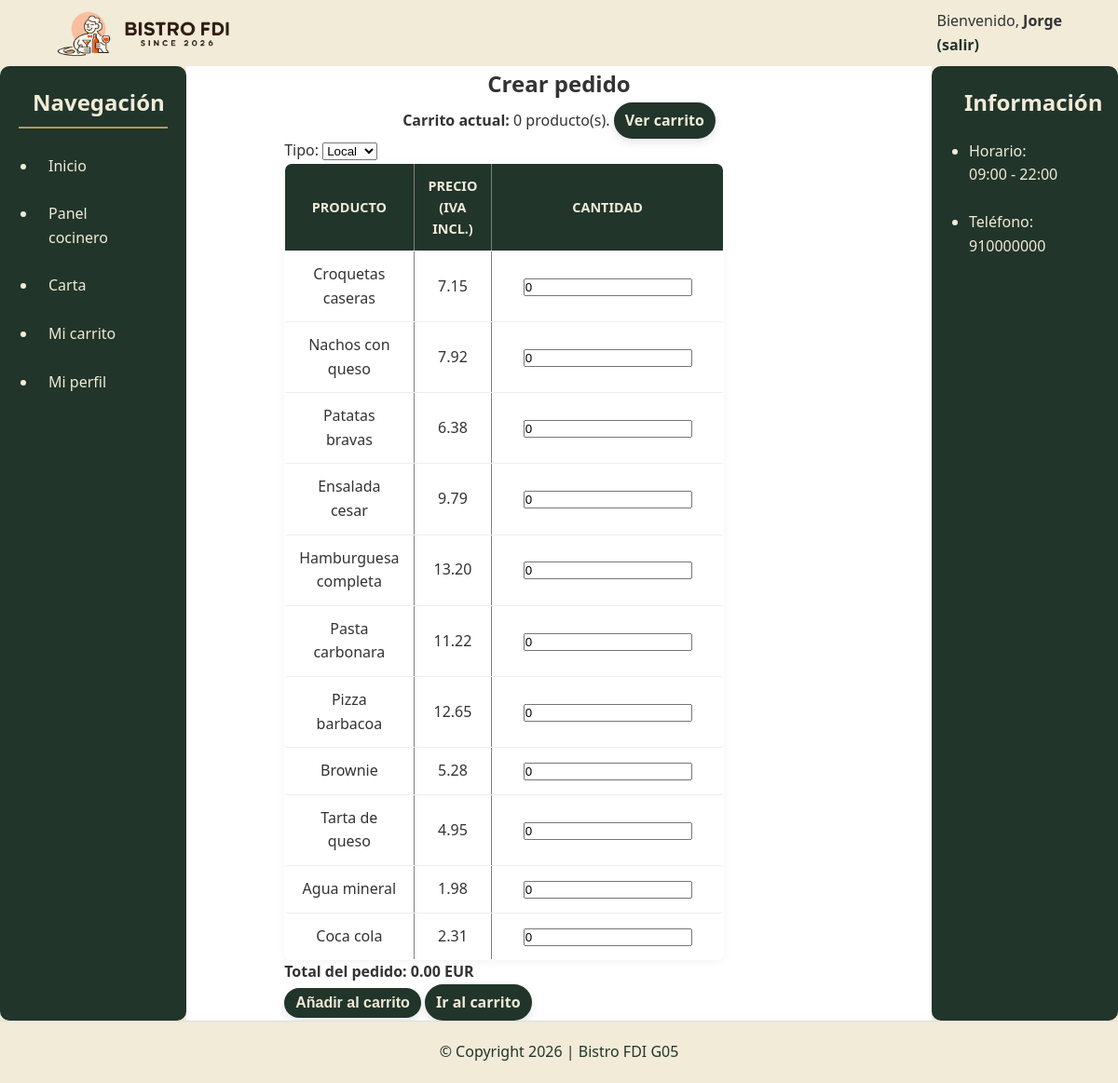
The page /includes/vistas/pedidos/crearPedido.php (signed in) on the database its author committed.
### tables this page shows
CREATE TABLE `productos` (
  `id` INT NOT NULL AUTO_INCREMENT,
  `nombre` VARCHAR(120) NOT NULL,
  `descripcion` TEXT NOT NULL,
  `id_categoria` INT NULL,
  `precio_base` DECIMAL(10,2) NOT NULL,
  `iva` TINYINT NOT NULL,
  `disponible` TINYINT(1) NOT NULL DEFAULT 1,
  `ofertado` TINYINT(1) NOT NULL DEFAULT 1,
  `imagen` VARCHAR(255) NULL,
  PRIMARY KEY (`id`),
  CONSTRAINT `fk_categoria_productos` 
    FOREIGN KEY (`id_categoria`) REFERENCES `categorias`(`id`) ON DELETE SET NULL
);

### includes/clases/es/ucm/fdi/aw/usuarios/Producto.php (called while the page is built, shortened)
<?php
class Producto {
    public static function listar(bool $soloOfertados = false): array {
        $conn = Aplicacion::getInstance()->getConexionBd();
        $sql = 'SELECT p.id, p.nombre, p.descripcion, p.id_categoria, p.precio_base, p.iva, p.disponible, p.ofertado, p.imagen, c.nombre AS categoria
                FROM productos p
                LEFT JOIN categorias c ON p.id_categoria = c.id';
        if ($soloOfertados) {
            $sql .= ' WHERE p.ofertado = 1 AND p.disponible = 1';
        }
        $sql .= ' ORDER BY p.id_categoria, p.nombre';
        $res = mysqli_query($conn, $sql);
        $out = [];
        while ($row = mysqli_fetch_assoc($res)) {
            $out[] = $row;
        }
        return $out;
    }
}

### includes/vistas/pedidos/crearPedido.php (the view, shortened to what this page needs)
<?php
function h(string $text): string {
    return htmlspecialchars($text, ENT_QUOTES, 'UTF-8');
}
$error = '';
$tipo = $_POST['tipo'] ?? ($_SESSION['carrito']['tipo'] ?? 'Local');
$productos = Producto::listar(true);
$csrfToken = Auth::getCsrfToken();
$itemsCarrito = is_array($_SESSION['carrito']['items'] ?? null) ? $_SESSION['carrito']['items'] : [];
$unidadesCarrito = array_sum(array_map('intval', $itemsCarrito));
$errorHtml = $error !== '' ? '<p><strong>'.h($error).'</strong></p>' : '';
$mensaje = $_GET['msg'] ?? '';
$mensajeHtml = $mensaje !== '' ? '<p><strong>'.h($mensaje).'</strong></p>' : '';
$urlVolver = RUTA_APP.'includes/vistas/pedidos/carrito.php';
$action = h(RUTA_APP.'includes/vistas/pedidos/crearPedido.php');
$selLocal = ($tipo === 'Local') ? 'selected' : '';
$selLlevar = ($tipo === 'Llevar') ? 'selected' : '';
$urlCarrito = RUTA_APP.'includes/vistas/pedidos/carrito.php';
$filasProductos = '';
$totalInicial = 0.0;
foreach ($productos as $p) {
    $id = (int)($p['id'] ?? 0);
    $nombre = h((string)($p['nombre'] ?? ''));
    $precioBase = (float)($p['precio_base'] ?? 0);
    $iva = (int)($p['iva'] ?? 0);
    $precioFinal = $precioBase + ($precioBase * $iva / 100);
    $cantidadDefecto = (int)($_POST['cantidad'][$id] ?? ($itemsCarrito[$id] ?? 0));
    $totalInicial += ($precioFinal * $cantidadDefecto);
    $precioFinalTexto = number_format($precioFinal, 2, '.', '');
    $filasProductos .= '
    <tr>
        <td>'.$nombre.'</td>
        <td>'.$precioFinalTexto.'</td>
        <td><input type="number" min="0" step="1" name="cantidad['.$id.']" value="'.$cantidadDefecto.'" class="cantidad-producto" data-precio="'.$precioFinalTexto.'"></td>
    </tr>';
}
$bloqueProductos = '';
if ($filasProductos === '') {
    $bloqueProductos = '<p>No hay productos disponibles para pedir.</p>';
} else {
    $bloqueProductos = '
    <table border="1" cellpadding="6">
        <tr>
            <th>Producto</th>
            <th>Precio (IVA incl.)</th>
            <th>Cantidad</th>
        </tr>
        '.$filasProductos.'
    </table>';
}
$totalInicialTexto = number_format($totalInicial, 2, '.', '');
$bloqueTotal = '<p><strong>Total del pedido: <span id="totalPedido">'.$totalInicialTexto.'</span> EUR</strong></p>';
$scriptTotal = <<<EOS
    <script>
    (function () {
        function recalcularTotalPedido() {
            var total = 0;
            var inputs = document.querySelectorAll('.cantidad-producto');
            inputs.forEach(function (input) {
                var cantidad = parseInt(input.value, 10);
                var precio = parseFloat(input.dataset.precio || '0');
                if (!Number.isFinite(cantidad) || cantidad < 0) {
                    cantidad = 0;
                }
                if (!Number.isFinite(precio) || precio < 0) {
                    precio = 0;
                }
                total += cantidad * precio;
            });
            var nodoTotal = document.getElementById('totalPedido');
            if (nodoTotal) {
                nodoTotal.textContent = total.toFixed(2);
            }
        }
        document.querySelectorAll('.cantidad-producto').forEach(function (input) {
            input.addEventListener('input', recalcularTotalPedido);
        });
        recalcularTotalPedido();
    })();
    </script>
EOS;
$contenidoPrincipal = <<<EOS
    <h1>Crear pedido</h1>
    $errorHtml
    $mensajeHtml
    <p><strong>Carrito actual:</strong> {$unidadesCarrito} producto(s). <a href="$urlCarrito" class="button-estandar">Ver carrito</a></p>
    <form method="POST" action="$action">
        <input type="hidden" name="csrfToken" value="$csrfToken">
        <p>
            <label>Tipo:
                <select name="tipo">
                    <option value="Local" $selLocal>Local</option>
                    <option value="Llevar" $selLlevar>Llevar</option>
                </select>
            </label>
        </p>
        $bloqueProductos
        $bloqueTotal
        <p>
            <button type="submit" class='button-estandar'>Añadir al carrito</button>
            <a href="$urlVolver" class='button-estandar'>Ir al carrito</a>
        </p>
    </form>
    $scriptTotal
EOS;
require __DIR__.'/../plantillas/plantilla.php';

### css/layout.css (style rules this page uses)
* { box-sizing: border-box; margin: 0; padding: 0; }
body { font-family: 'Segoe UI', sans-serif; line-height: 1.6; background-color: #f1ebd8; color: #333; }

### css/componentes.css (style rules this page uses)
.button-estandar { display: inline-block; text-decoration: none !important; padding: 5px 10px; background-color: #21352a; color: #f1ebd8 !important; font-size: 1rem; cursor: pointer; border-radius: 30px; font-weight: bold; transition: all 0.3s ease; border: 2px solid #21352a; box-shadow: 0 4px 10px rgba(0,0,0,0.1); }
table { width: 80%; border-collapse: collapse; background-color: white; border-radius: 8px; overflow: hidden; box-shadow: 0 2px 10px rgba(0,0,0,0.05); }
th, td { padding: 12px 15px; text-align: center; border-bottom: 1px solid #eee; }
th { background-color: #21352a; color: #f1ebd8; font-weight: bold; text-transform: uppercase; font-size: 0.9rem; }
th:last-child, td:last-child { width: 70%; min-width: 160px; }

### rows shown on the page
productos: nombre "Croquetas caseras", precioFinalTexto "7.15", id "0"
productos: nombre "Nachos con queso", precioFinalTexto "7.92", id "0"
productos: nombre "Patatas bravas", precioFinalTexto "6.38", id "0"
productos: nombre "Ensalada cesar", precioFinalTexto "9.79", id "0"
productos: nombre "Hamburguesa completa", precioFinalTexto "13.20", id "0"
productos: nombre "Pasta carbonara", precioFinalTexto "11.22", id "0"
productos: nombre "Pizza barbacoa", precioFinalTexto "12.65", id "0"
productos: nombre "Brownie", precioFinalTexto "5.28", id "0"
productos: nombre "Tarta de queso", precioFinalTexto "4.95", id "0"
productos: nombre "Agua mineral", precioFinalTexto "1.98", id "0"
productos: nombre "Coca cola", precioFinalTexto "2.31", id "0"

### other values the page prints
$nombre "Jorge"
$unidadesCarrito "0"
$totalInicialTexto "0.00"
